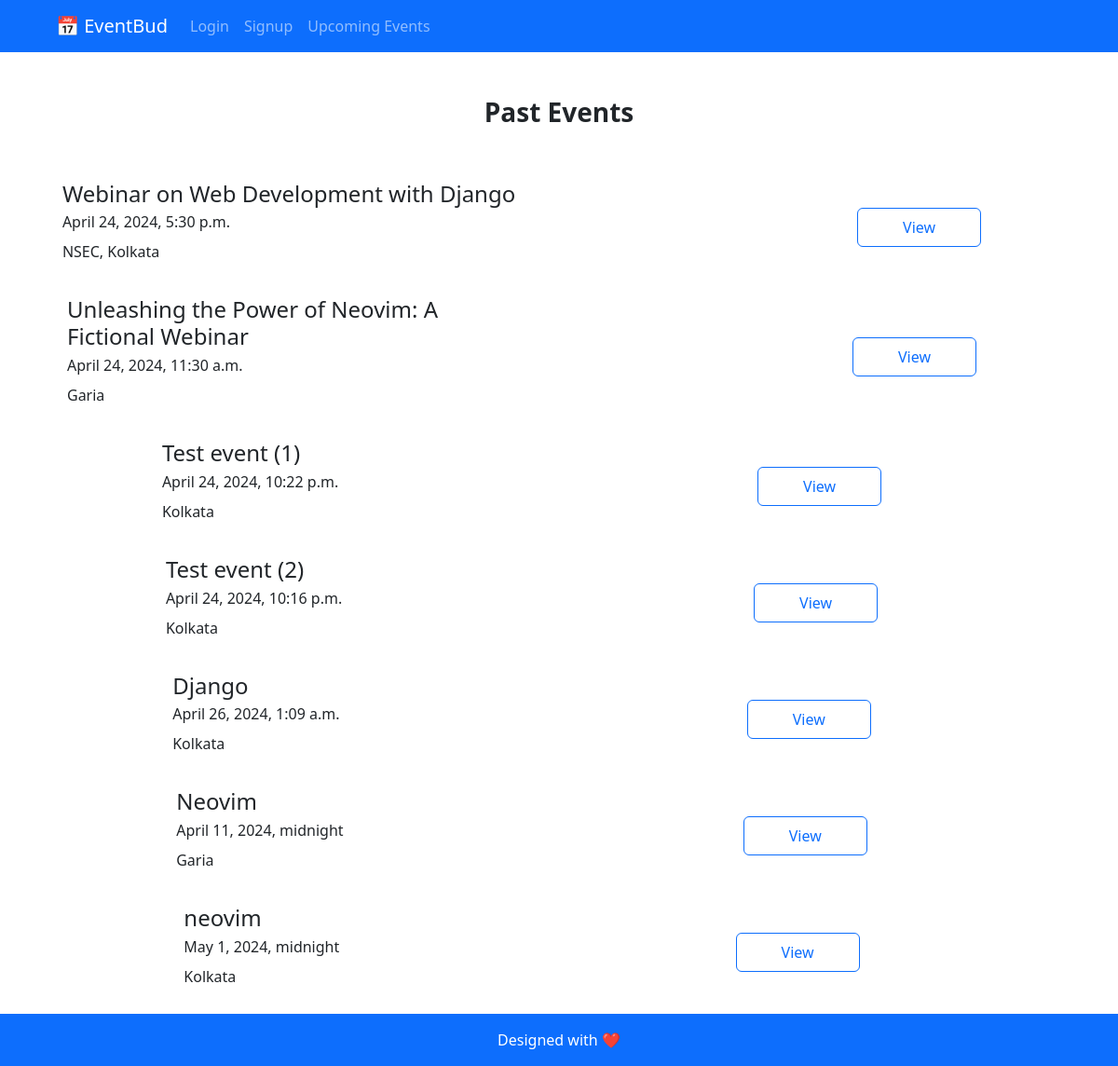
The app's page /events/past/, older data.
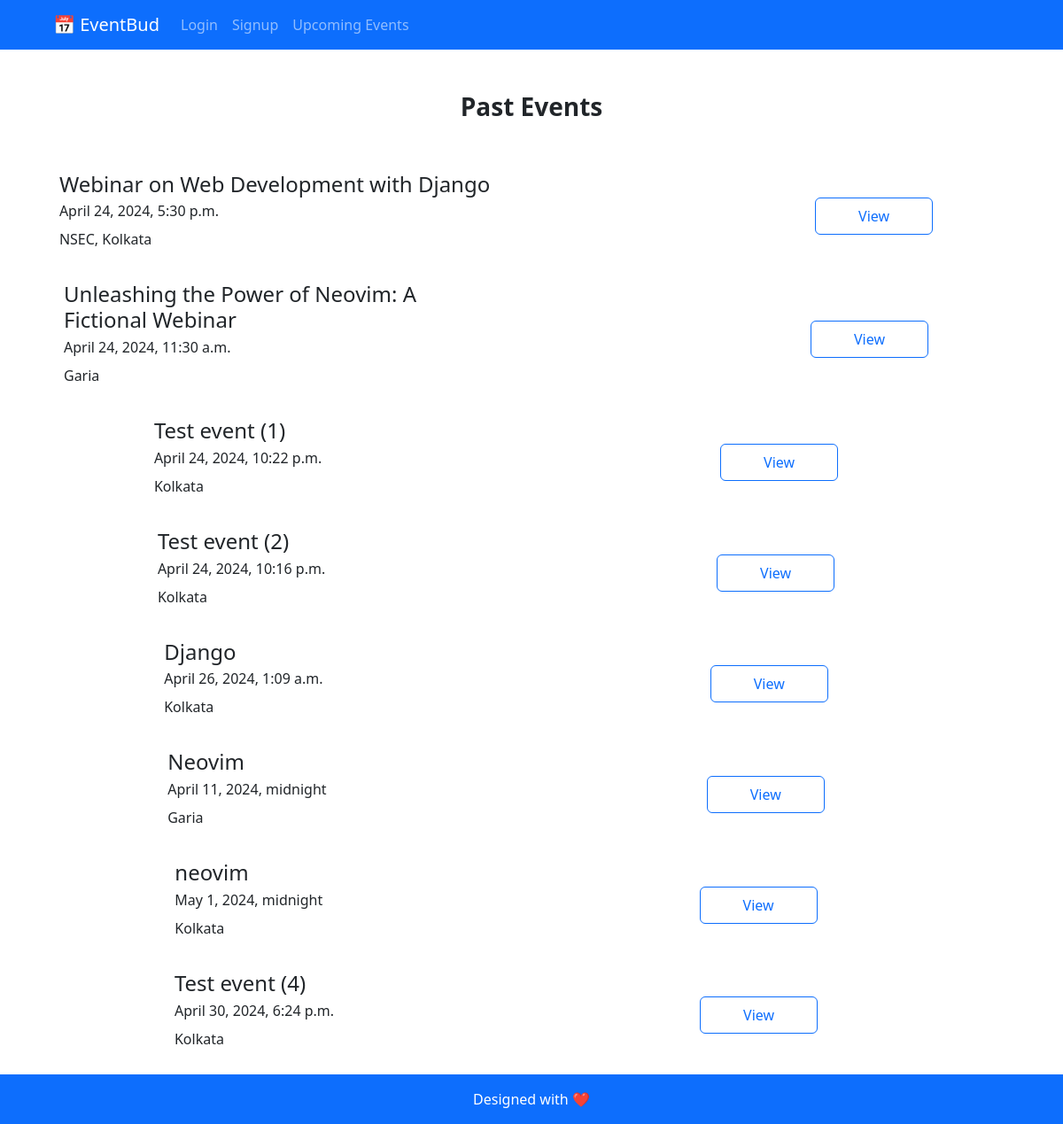
The same page, newer data.
### events/models.py (models this page shows, shortened)
class Event(models.Model):
    title = models.CharField(max_length=200)
    description = models.TextField()
    date = models.DateTimeField()
    location = models.CharField(max_length=200)
    user = models.ForeignKey(User, on_delete=models.CASCADE, null=True)

### events/views.py (the view)
# urls.py: path("past/", views.past_events, name="past_events"),
def past_events(request):
    events = Event.objects.filter(date__lt=timezone.now())
    context = {"events": events}
    return render(request, "events/past_events.html", context)

### events/templates/events/past_events.html (shortened to what this page needs)
{% extends "events/layout.html" %}
{% block content %}
<section class="px-lg-5 py-5 text-center">
  <div class="container mb-5">
    <div class="d-flex justify-content-center align-items-center">
      <div class="col">
        <h1 class="fs-3 fw-bold">Past Events</h1>
      </div>
    </div>
  </div>
  {% for event in events %}
  <div class="container">
    <div
      class="d-flex justify-content-evenly align-items-center event-gap lh-1 mb-4"
    >
      <div class="text-start">
        <h2 class="fs-4">{{ event.title }}</h2>
        <p>{{ event.date }}</p>
        <p>{{ event.location }}</p>
      </div>
      <div>
        <a
          href="{% url 'view_events' event.id %}"
          class="btn btn-outline-primary py-2 px-5 marginbtn"
          >View</a
        >
      </div>
    </div>
    {% empty %}
    <p>No Past Events Available</p>
    {% endfor %}
  </div>
</section>
{% endblock %}

Row changes from the older to the newer data that the page shows:
added Event: title "Test event (4)", date "April 30, 2024, 6:24 p.m.", location "Kolkata"
